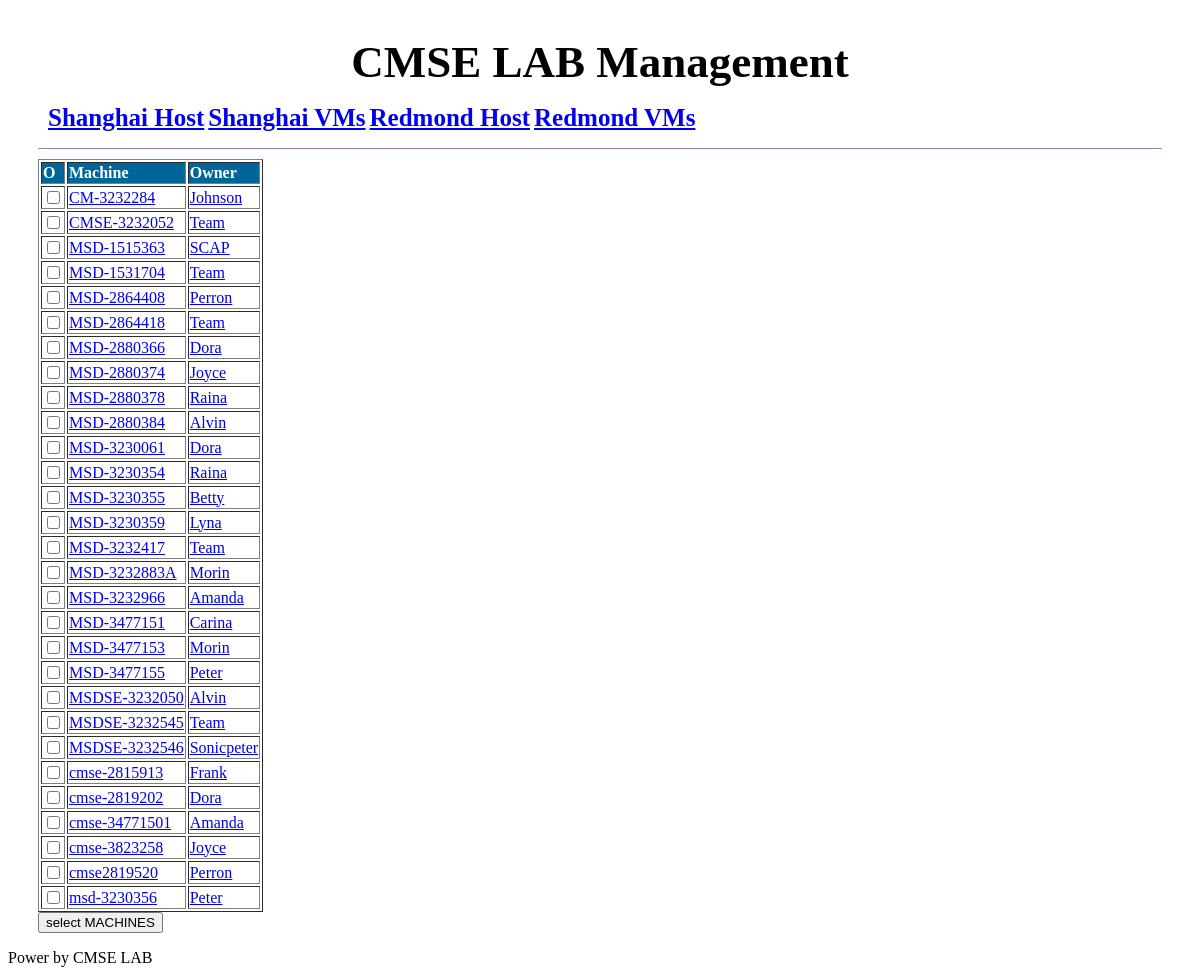
Page /LA/ on the committed database.
### LA/models.py (models this page shows, shortened)
class SHHost(models.Model):
    host_name = models.CharField(max_length=200)
    ip = models.GenericIPAddressField(null=True)
    owner = models.CharField(max_length=200)
    os = models.CharField(max_length=200,null=True)
    installedupdate = models.TextField()
    lastcu = models.CharField(max_length=200,null=True)
    compliant = models.BooleanField(default=False,null=True)
    lastscantime = models.DateTimeField(null=True)
    rebootrequired = models.BooleanField(default=True)

### LA/views.py (the view)
# urls.py: path('', views.IndexView.as_view(), name = 'index'),
class IndexView(generic.ListView):
    template_name = 'LA/index.html'
    context_object_name = 'all_sh_host'
    def get_queryset(self):
        return SHHost.objects.order_by('host_name')

### LA/templates/LA/index.html (shortened to what this page needs)
{% extends "base.html" %}
{% block content %}
<div class="content">
{% if all_sh_host %}
<form action="{% url 'LA:detailList' %} " method="POST">
        <table border="1">
            <tr class="title">
                <td>O</td>
                <td>Machine</td>
                <td>Owner</td>
            </tr>
        {% for host in all_sh_host %}
            <tr>
                <td><input type="checkbox" name="host_name" value="{{host.host_name}}" /></td>
                <td><a href="{% url 'LA:detail' host.host_name %}">{{host.host_name}}</a> </td>
                <td><a href="{% url 'LA:owner' host.owner%}">{{host.owner}}</a></td>
            </tr>
        {% endfor %}
        </table>
        <input type="submit", value="select MACHINES" />
{% else %}
    <p>no host</p>
{% endif %}
</form>
</div>
{% endblock %}

### LA/templates/base.html (shortened to what this page needs)
﻿<!DOCTYPE html>
<html lang="en" xmlns="http://www.w3.org/1999/xhtml">
<head>
    {% load static %}
    <link rel="stylesheet" type="text/css" href="{% static 'LA/StyleLA.css' %}" />
</head>
<body>
    <div id="header"><span>CMSE LAB Management</span></div>
    <div id="navigation">
        <ul>
            <li>
                <a id="lnkHome" href="{%url 'LA:index' %}">Shanghai Host</a>
            </li>
            <li>
                <a id="lnkSHVM" href="{% url 'LA:shVM' %}">Shanghai VMs</a>
            </li>
            <li>
                <a id="lnkRedHost" href="{% url 'LA:redHost' %}">Redmond Host</a>
            </li>
            <li>
                <a id="lnkRedVM" href="{% url 'LA:redVM' %}">Redmond VMs</a>
            </li>
        </ul>
    </div>
    <div id="divide"><hr align="center" color =" #987cb9" size="1" /></div>
    <div id="content">
        {% block content %}
        {% endblock %}
    </div>
    <div class="page-footer"><span>Power by CMSE LAB</span></div>
</body>
</html>

### LA/static/LA/StyleLA.css (style rules this page uses)
table .title { color: white; background-color: #006699; font-weight: bold; }
#header { margin: 10px 30px 10px 30px; font-size: 45px; text-align: center; font-weight: bold; }
#navigation ul li { display: inline; }
#navigation ul li a { font-size: 25px; text-align: center; font-weight: bold; }
#divide hr { margin: 10px 30px 10px 30px; }
#content { margin: 10px 30px 10px 30px; }

### rows in the picture
SHHost: host_name "CM-3232284", owner "Johnson"
SHHost: host_name "CMSE-3232052", owner "Team"
SHHost: host_name "MSD-1515363", owner "SCAP"
SHHost: host_name "MSD-1531704", owner "Team"
SHHost: host_name "MSD-2864408", owner "Perron"
SHHost: host_name "MSD-2864418", owner "Team"
SHHost: host_name "MSD-2880366", owner "Dora"
SHHost: host_name "MSD-2880374", owner "Joyce"
SHHost: host_name "MSD-2880378", owner "Raina"
SHHost: host_name "MSD-2880384", owner "Alvin"
SHHost: host_name "MSD-3230061", owner "Dora"
SHHost: host_name "MSD-3230354", owner "Raina"
SHHost: host_name "MSD-3230355", owner "Betty"
SHHost: host_name "MSD-3230359", owner "Lyna"
SHHost: host_name "MSD-3232417", owner "Team"
SHHost: host_name "MSD-3232883A", owner "Morin"
SHHost: host_name "MSD-3232966", owner "Amanda"
SHHost: host_name "MSD-3477151", owner "Carina"
SHHost: host_name "MSD-3477153", owner "Morin"
SHHost: host_name "MSD-3477155", owner "Peter"
SHHost: host_name "MSDSE-3232050", owner "Alvin"
SHHost: host_name "MSDSE-3232545", owner "Team"
SHHost: host_name "MSDSE-3232546", owner "Sonicpeter"
SHHost: host_name "cmse-2815913", owner "Frank"
SHHost: host_name "cmse-2819202", owner "Dora"
SHHost: host_name "cmse-34771501", owner "Amanda"
SHHost: host_name "cmse-3823258", owner "Joyce"
SHHost: host_name "cmse2819520", owner "Perron"
SHHost: host_name "msd-3230356", owner "Peter"
